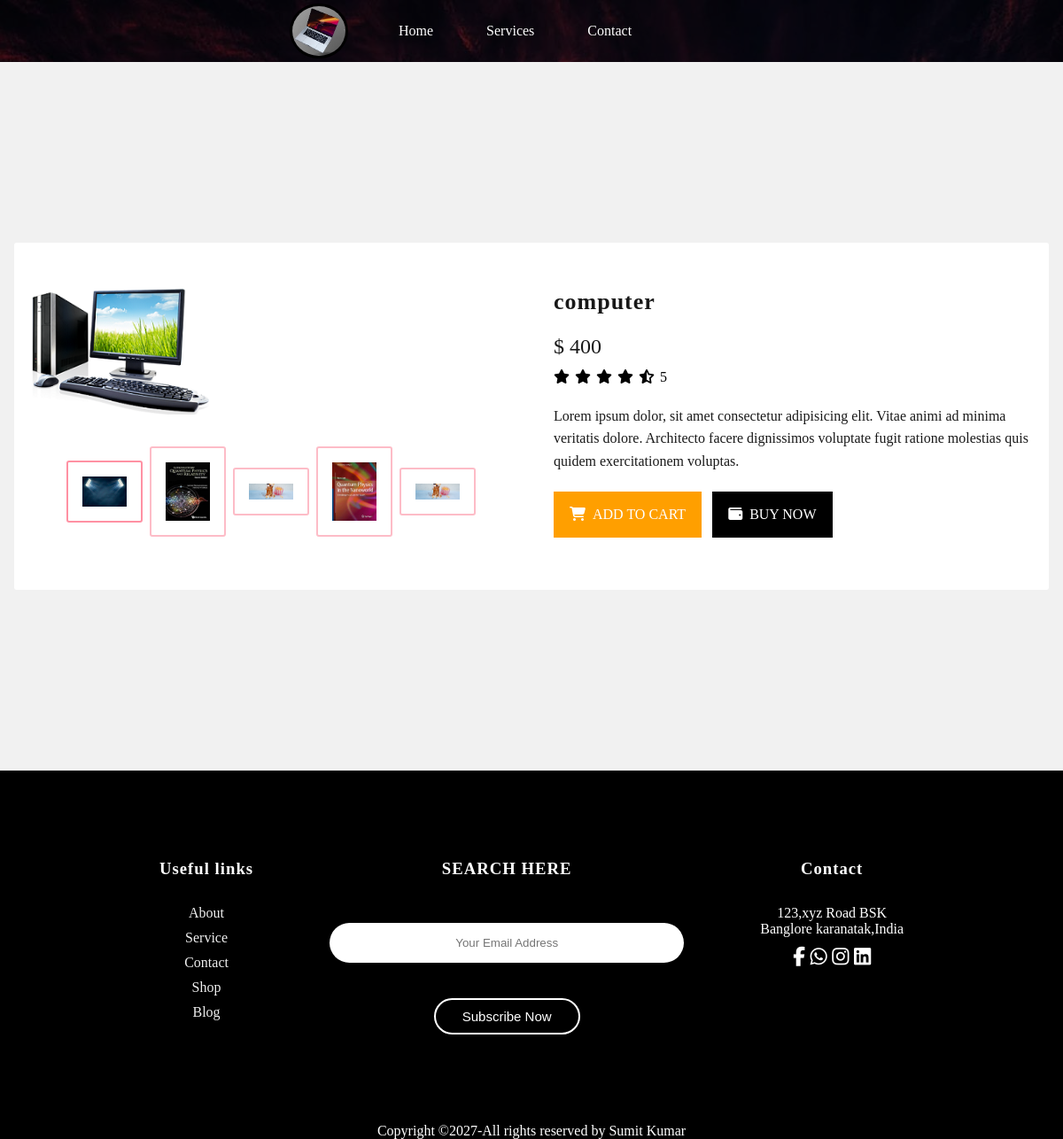
Screenshot of /Details/computer with the database file from the repository.
### Home/models.py (models this page shows, shortened)
class Product2(models.Model):
    label=models.CharField(max_length=150)
    rating=models.CharField(max_length=50)
    price=models.CharField(max_length=50)
    pic1=models.FileField(upload_to="Home/",max_length=1000,null=True,default=None)
    pic2=models.FileField(upload_to="Home/",max_length=1000,null=True,default=None)
    pic3=models.FileField(upload_to="Home/",max_length=1000,null=True,default=None)
    pic4=models.FileField(upload_to="Home/",max_length=1000,null=True,default=None)
    pic5=models.FileField(upload_to="Home/",max_length=1000,null=True,default=None)
    pic6=models.FileField(upload_to="Home/",max_length=1000,null=True,default=None)
    Text=HTMLField()

### Home/views.py (the view)
# urls.py: path('Details/<ilabel>',views.Detailpage2),
def Detailpage2(request,ilabel):
        pro2= Product2.objects.get(label=ilabel)
        con={
            "pro12":pro2 ,
        }
        return render(request,"detail2.html",con)

### templates/detail2.html (shortened to what this page needs)
<!DOCTYPE html>
<html lang="en">
<head>
    <link rel="stylesheet" type="text/css" href="static/style.css">
    <link rel="stylesheet" type="text/css" href="static/responsive.css">
</head>
<body>
    <nav class="navbar background h-nav-resp">
        <ul class="nav-list v-classresp">
            <div class="logo"><img src="static/img.jpg" alt="logo"></div>
            <li><a href= '/'>Home</a></li>
            <li><a href= '/services'>Services</a></li>
            <li><a href= '/contact'>Contact</a></li>
        </ul>
    </nav>
<div class = "main-wrapper">
    <div class = "container1">
        <div class = "product-div">
            <div class = "product-div-left">
                <div class = "my-container1">
                    <img src = "{{pro12.pic1.url}}" alt = "">
                </div>
                <div class = "hover-container1">
                    <div><img src = "{{pro12.pic2.url}}"></div>
                    <div><img src = "{{pro12.pic3.url}}"></div>
                    <div><img src = "{{pro12.pic4.url}}"></div>
                    <div><img src = "{{pro12.pic5.url}}"></div>
                    <div><img src = "{{pro12.pic6.url}}"></div>
                </div>
            </div>
            <div class = "product-div-right">
                <span class = "product-name">{{pro12.label}} </span>
                <span class = "product-price">$ {{pro12.price}}</span>
                <div class = "product-rating">
                    <span><i class = "fas fa-star"></i></span>
                    <span><i class = "fas fa-star"></i></span>
                    <span><i class = "fas fa-star"></i></span>
                    <span><i class = "fas fa-star"></i></span>
                    <span><i class = "fas fa-star-half-alt"></i></span>
                    <span>{{pro12.rating}}</span>
                </div>
                <p class = "product-description">Lorem ipsum dolor, sit amet consectetur adipisicing elit. Vitae animi ad minima veritatis dolore. Architecto facere dignissimos voluptate fugit ratione molestias quis quidem exercitationem voluptas.</p>
                <div class = "btn10-groups">
                    <button type = "button" class = "add-cart-btn"><i class = "fas fa-shopping-cart"></i>add to cart</button>
                    <button type = "button" class = "buy-now-btn"><i class = "fas fa-wallet"></i>buy now</button>
                </div>
            </div>
        </div>
    </div>
</div>
<footer>
      <div class="footage">
        <div class="col-1">
          <h3>Useful links</h3>
          <a href="">About </a>
          <a href="">Service</a>
          <a href="">Contact</a>
          <a href="">Shop</a>
          <a href="">Blog</a>
        </div>
        <div class="col-2">
          <h3>SEARCH HERE</h3>
          <form class="formss">
             <input type="text" placeholder="Your Email Address"><br>
             <button type="sumbit">Subscribe Now</button>
        </form>
        </div>
        <div class="col-3">
          <h3>Contact</h3>
          <p>123,xyz Road BSK <br> Banglore karanatak,India</p>
          <div class="social-icon">
            <i class="fa-brands fa-facebook-f"></i>
            <i class="fa-brands fa-whatsapp"></i>
            <i class="fa-brands fa-instagram"></i>
            <i class="fa-brands fa-linkedin"></i>
          </div>
        </div>
      </div>
      <p class="text-center">Copyright &copy;2027-All rights reserved by Sumit Kumar </p>
    </footer>
</body>
</html>

### static/style.css (style rules this page uses)
* { margin: 0; padding: 0; }
html { scroll-behavior: smooth; }
.logo { width:20%; display: flex; justify-content: center; align-items: center; }
.logo img { width:50%; border: 3px solid black; border-radius: 50%; }
.navbar { display: flex; align-items: center; justify-content: center; position:sticky; top: 0; cursor: pointer; height: 500 px; }
.nav-list { width: 50%; display: flex; }
.nav-list li { list-style: none; padding:26px 30px ; }
.nav-list li a { text-decoration: none; color: white; }
.background { background: rgba(0, 0, 0, 0.7) url('/static/bg.jpg'); background-size: cover; background-blend-mode: darken; }
.text-center { text-align: center; color: white; display: flex; align-items: center; justify-content: center; background: black; }

### templates/detail2.html (style rules this page uses)
.main-wrapper { min-height: 100vh; background-color: #f1f1f1; display: flex; align-items: center; justify-content: center; }
.container1 { max-width: 1200px; padding: 0 1rem; margin: 0 auto; }
.product-div { margin: 1rem 0; padding: 2rem 0; display: grid; grid-template-columns: repeat(2, 1fr); background-color: #fff; border-radius: 3px; column-gap: 10px; }
.product-div-left { padding: 20px; }
.product-div-right { padding: 20px; }
.my-container1 img { width: 200px; margin: 0 auto; }
.hover-container1 { display: flex; flex-wrap: wrap; align-items: center; justify-content: center; margin-top: 32px; }
.hover-container1 div { border: 2px solid rgba(252, 160, 175, 0.7); padding: 1rem; border-radius: 3px; margin: 0 4px 8px 4px; display: flex; align-items: center; justify-content: center; }
.active { border-color: rgb(255, 145, 163)!important; }
.hover-container1 div img { width: 50px; cursor: pointer; }
.product-div-right span { display: block; }
.product-name { font-size: 26px; margin-bottom: 22px; font-weight: 700; letter-spacing: 1px; opacity: 0.9; }
.product-price { font-weight: 700; font-size: 24px; opacity: 0.9; font-weight: 500; }
.product-rating { display: flex; align-items: center; margin-top: 12px; }
.product-rating span { margin-right: 6px; }
.product-description { font-weight: 18px; line-height: 1.6; font-weight: 300; opacity: 0.9; margin-top: 22px; }
.btn10-groups { margin-top: 22px; }
.btn10-groups button { display: inline-block; font-size: 16px; font-family: inherit; text-transform: uppercase; padding: 15px 16px; color: #fff; cursor: pointer; transition: all 0.3s ease; }
.btn10-groups button .fas { margin-right: 8px; }
.add-cart-btn { background-color: #FF9F00; border: 2px solid #FF9F00; margin-right: 8px; }
.buy-now-btn { background-color: #000; border: 2px solid #000; }
* { margin: 0; padding: 0; }
html { scroll-behavior: smooth; }
.logo { width:20%; display: flex; justify-content: center; align-items: center; }
.logo img { width:50%; border: 3px solid black; border-radius: 50%; }
.navbar { display: flex; align-items: center; justify-content: center; position:sticky; top: 0; cursor: pointer; height: 500 px; }
.nav-list { width: 50%; display: flex; }
.nav-list li { list-style: none; padding:26px 30px ; }
.nav-list li a { text-decoration: none; color: white; }
.background { background: rgba(0, 0, 0, 0.7) url('/static/bg.jpg'); background-size: cover; background-blend-mode: darken; }
.text-center { text-align: center; color: white; display: flex; align-items: center; justify-content: center; background: black; }
.footage { box-sizing: border-box; background: black; width:100%; padding :100px 15%; color:white; display:flex; }
.footage div { text-align:center; }
.col-2 { flex-grow:2; }
.footage div h3 { font-weight:30px; margin-bottom:30px ; letter-spacing: 1px; }
.col-1 a { display:block; text-decoration: none; color:#efefef; margin-bottom: 10px; }
.formss input { width:400px; height:45px; border-radius: 30px; text-align:center; margin-top:20px; margin-bottom: 40px; outline:none; border:none; }
.formss button { background: transparent; border:2px solid #fff; color:#fff; border-radius:30px; padding:10px 30px; font-size:15px; text-align:center; cursor: pointer; }
.social-icon { margin-top:30px; }
.social-icon { font-size:22px; margin:10px; cursor:pointer; }

### rows the page displays
Product2: pic1 (picture), pic2 (picture), pic3 (picture), pic4 (picture), pic5 (picture), pic6 (picture), label "computer", price "400", rating "5"
